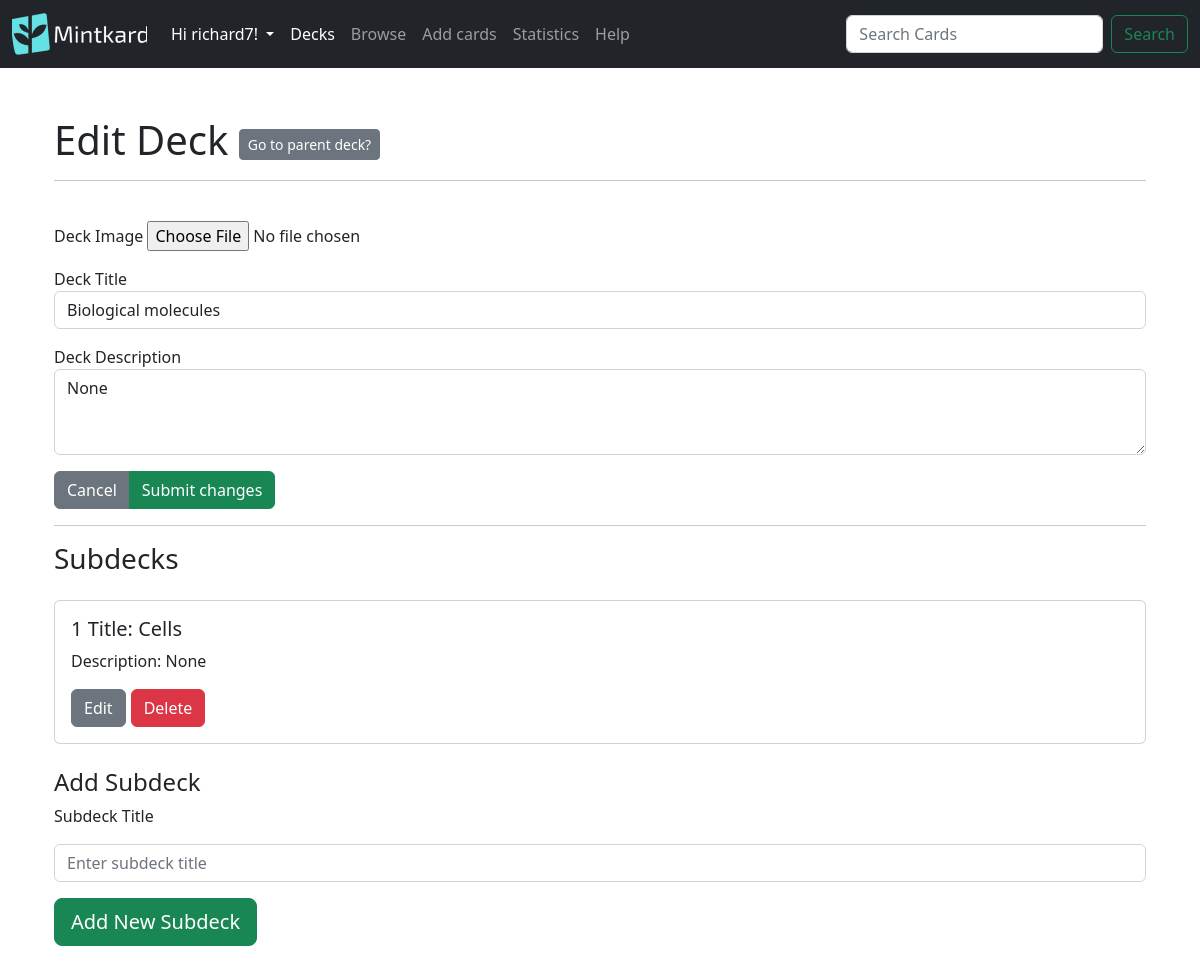
Page /decks/edit-deck/20 (signed in) on the committed database.
### mintkard/models.py (models this page shows)
class User(db.Model,UserMixin):
    id = db.Column(db.Integer,primary_key= True)
    username = db.Column(db.String(50), unique = True)
    email = db.Column(db.String(300),unique=True)
    password = db.Column(db.String(200))
    decks = db.relationship('Deck',backref = 'user_decks',lazy=True)#stores all the decks that the owner owns, in the parents class

class Deck(db.Model):
    id = db.Column(db.Integer, primary_key=True)
    name = db.Column(db.String(100),nullable=False)
    description = db.Column(db.String(500))
    date = db.Column(db.DateTime(timezone=True),default=func.now())
    image_hash = db.Column(db.String, nullable=True)#new
    parent_id = db.Column(db.Integer, db.ForeignKey('deck.id'))#This is the foreign key for the parent deck
    children_deck = db.relationship('Deck',backref=db.backref('parent', remote_side=[id]),primaryjoin='Deck.parent_id == Deck.id')#This is the relationship for the child deck, the backref is the parent deck, the primaryjoin is the foreign key for the child deck
    cards = db.relationship('Card',lazy= True,cascade='all, delete-orphan',backref='deck')#cascade will delete all the cards in the deck if its deleted, and its subdecks/child decks (orphan)
    user_id = db.Column(db.Integer, db.ForeignKey('user.id'))

### mintkard/decks.py (the view, shortened to what this page needs)
@login_required
@decks.route('/edit-deck/<int:deck_id>',methods=['GET','POST'])
def edit_deck(deck_id):
    try:
        current_deck = Deck.query.filter_by(id=deck_id,user_id =current_user.id).first()
    except Exception as e:
        flash('Error : {}'.format(e),category='danger')
    if current_deck is None:
        flash('Deck id cannot be found',category='danger')
        return redirect(url_for('decks.decks_route'),code=301)#301 is a permanent redirect
    return render_template("edit_deck.html",deck=current_deck)

### mintkard/decks.py (called while the page is built)
@decks.before_request
@login_required
def before_request():
    try:
        g.fmanager = FlashcardManager(user=current_user.id, app=current_app)
        g.fmanagerstats = FlashcardManagerStats(user=current_user.id, app=current_app)
        g.fmanagerstats_public = FlashcardManagerPublicStats(user=None,app=current_app)#there is no user as it gets the apps average data
    except Exception as e:
        flash('Error inilizing flashcard manager: {}'.format(e),category='danger')

### mintkard/templates/edit_deck.html (shortened to what this page needs)
{% extends 'layout.html' %}
{% block body %}
<div class="container my-5">
  <h1>
    Edit Deck
    {% if deck.parent_id %}
    <a type="button" class="btn btn-secondary btn-sm" href="/decks/edit-deck/{{deck.parent_id}}">Go to parent deck?</a>
    {% endif %}
  </h1>
  <hr>
  <br>
  <form method="post" enctype="multipart/form-data">
    <div class="d-grid gap-3">
      <div class="form-group">
        <label for="deckImage">Deck Image</label>
        <input type="file" name="image" accept="image/*">
      </div>
      <div class="form-group">
        <label for="deckTitle">Deck Title</label>
        <input type="text" class="form-control" name="name" value="{{deck.name}}">
      </div>
      <div class="form-group">
        <label for="deckDescription">Deck Description</label>
        <textarea class="form-control" name="description" rows="3">{{deck.description}}</textarea>
      </div>
    </div>
    <div class="btn-group mt-3">
      <a type="button" class="btn btn-secondary" href="/decks/">Cancel</a>
      <input type="submit" class="btn btn-success" name="submit" value="Submit changes"></input>
    </div>
  </form>
  <hr>
  <h3>Subdecks</h3>
  <div id="flashcard-deck" class="d-grid ">
    {% for subdeck in deck.children_deck %}
    <div class="card mt-3">
      <div class="card-body">
        <h5 class="card-title">{{loop.index}} Title: {{subdeck.name}}</h5>
        <p class="card-text">Description: {{subdeck.description}}</p>
        <div class=" d-flex ">
          <a class="btn btn-secondary mr-3" href=/decks/edit-deck/{{subdeck.id}}>Edit</a>
          <form method = "post"><button class="btn btn-danger ml-3" type="submit" name="delete_subdeck" value="{{subdeck.id}}" style="margin-left: 5px">Delete</button></form>
        </div>
      </div>
    </div>
    {% endfor %}
  </div>
  <br>
  <h4> Add Subdeck</h4>
  <form method="post">
    <div class="form-group d-grid gap-3">
      <label for="subdeck_title">Subdeck Title</label>
      <input type="text" class="form-control" name="subdeck_name" id="subdeck_title" placeholder="Enter subdeck title">
    </div>
    <div class="btn-group mt-3">
      <button type="submit" class="btn btn-success btn-lg" name="add_subdeck" value="add">Add New Subdeck</button>
    </div>
  </form>
</div>
{% endblock %}

### mintkard/templates/layout.html (shortened to what this page needs)
<!DOCTYPE html>
<html lang="en">
<head>
    <link rel="stylesheet" href="https://cdnjs.cloudflare.com/ajax/libs/font-awesome/4.7.0/css/font-awesome.min.css">
</head>
<link href="https://cdn.jsdelivr.net/npm/bootstrap@5.2.3/dist/css/bootstrap.min.css" rel="stylesheet"
>
<body>
    <nav class="navbar navbar-expand-lg navbar-dark bg-dark">
        <div class="container-fluid">
            <a class="navbar-brand" href="/home"><img src="/static/logo.png" alt="Mintkard" width="135" height="42"></a>
            <div class="collapse navbar-collapse" id="navbarSupportedContent">
                <ul class="navbar-nav me-auto mb-2 mb-lg-0">
                    {% if current_user.is_authenticated %}
                    <li class="nav-item dropdown">
                        <a class="nav-link dropdown-toggle" href="#" id="navbarDropdown" role="button" data-bs-toggle="dropdown" aria-expanded="false" style="color:white">
                            Hi {{ current_user.username }}!
                        </a>
                    </li>
                    <li class="nav-item">
                        <a class="nav-link active" aria-current="page" href="/decks/">Decks</a>
                    </li>
                    <li class="nav-item">
                        <a class="nav-link" href="/decks/browse">Browse</a>
                    </li>
                    <li class="nav-item">
                        <a class="nav-link" href="/decks/create">Add cards</a>
                    </li>
                    <li class="nav-item">
                        <a class="nav-link" href="/decks/stats">Statistics</a>
                    </li>
                    <li class="nav-item">
                        <a class="nav-link" href="/decks/help">Help</a>
                    </li>
                    {% endif %}
                </ul>
                <form  action ="{{url_for('decks.browse')}}" class="d-flex">
                    <input class="form-control me-2" name ="search" type="search" placeholder="Search Cards" aria-label="Search">
                    <button class="btn btn-outline-success" type="submit">Search</button>
                </form>
            </div>
        </div>
    </nav>
    <div class="container mt-5">
    {% block body %}{% endblock %}
    </div>
</body>
</html>

### rows in the picture
User: username "richard7"
Deck: name "Biological molecules", description "None"
Deck: name "Cells", description "None", {{ subdeck.id }} 22 (drawn)
